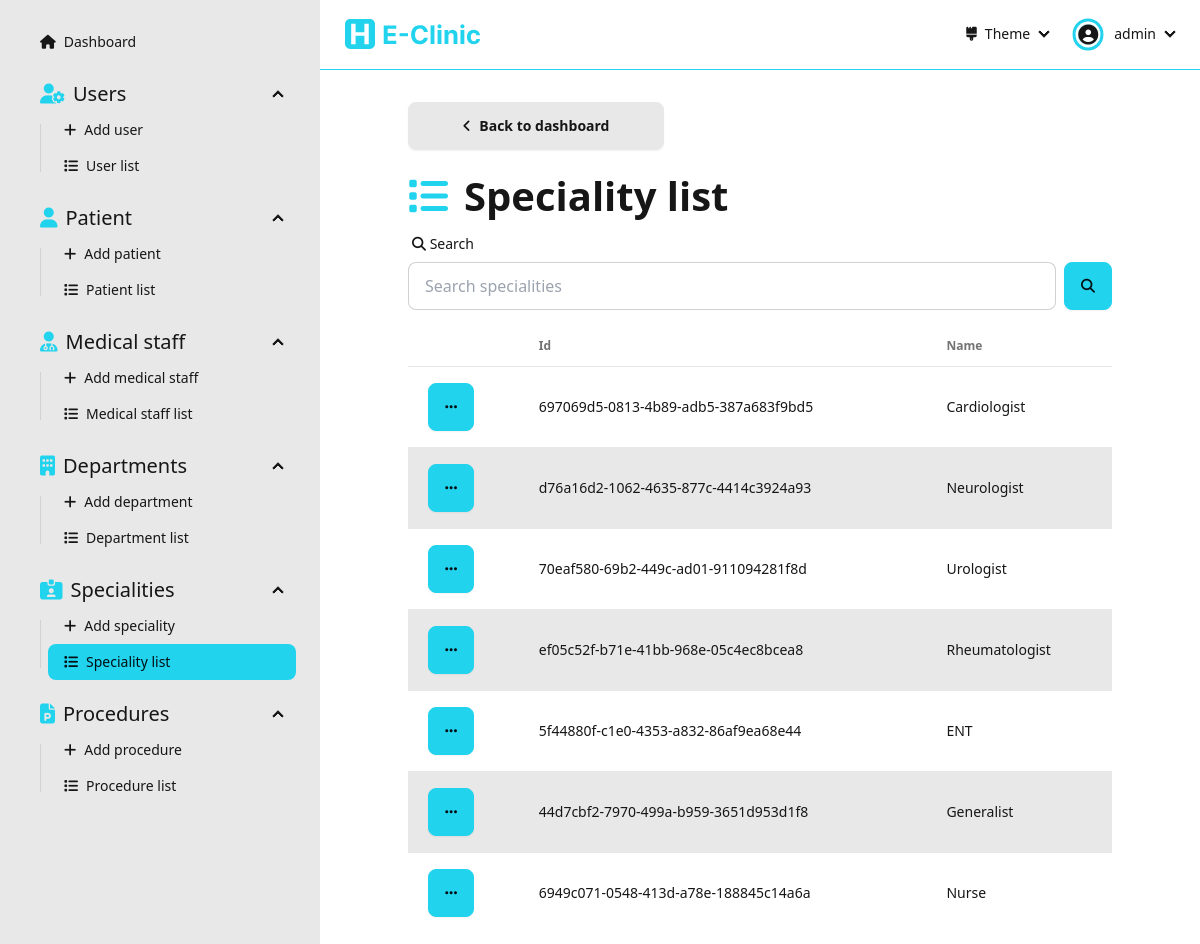
The app's page /dashboard/specialities/ (signed in) with its own data.
### Dashboard/models.py (models this page shows, shortened)
class Speciality(models.Model):
  id = models.UUIDField(primary_key=True, default=uuid.uuid4, editable=False)
  name = models.CharField(max_length=256, null=False, unique=True)

### Dashboard/views/speciality.py (the view)
# urls.py: path('dashboard/specialities/', speciality.specialityList, name='speciality-list'),
@login_required(login_url='sign-in')
def specialityList(request: HttpRequest):
  form = SearchForm(request.GET)
  specialities = []
  if form.is_valid():
    search = form.cleaned_data['search']
    specialities = Speciality.objects.filter(
      Q(id__icontains=search) |
      Q(name__icontains=search)
    )
  else:
    specialities = Speciality.objects.all()
  context = { 'specialities': specialities, 'form': form }
  return render(request, 'pages/speciality/speciality-list.html', context=context)

### Dashboard/forms.py
class SearchForm(forms.Form):
  search  = forms.CharField(required=False)

### Dashboard/templates/pages/speciality/speciality-list.html (shortened to what this page needs)
{% extends "layouts/dashboard.html" %}
{% load static %}
{% load widget_tweaks %}
{% block dashboard_content %}
  <div class="flex flex-1 flex-col items-center pb-[5rem]">
    <div class="flex flex-1 flex-col max-w-[90%] lg:max-w-[80%] justify-start w-full">
      <div class="flex mb-[1rem]">
        <a class="btn btn-wide" href="{% url "dashboard" %}"><i class="fas fa-angle-left"></i>Back to dashboard</a>
      </div>
      <div class="text-[30pt] font-bold"><i class="fas fa-list text-primary mr-[1rem]"></i>Speciality list</div>
      <form action="" method="get" class="mb-[1rem]">
        <label class="form-control w-full">
          <div class="label">
            <span class="label-text"><i class="fas fa-search"></i> Search</span>
          </div>
          <div class="flex">
            {% render_field form.search placeholder="Search specialities" type="text" class+="input input-bordered w-full" %}
            <button class="btn btn-primary ml-[0.5rem]"><i class="fas fa-search"></i></button>
          </div>
        </label>
      </form>
      {% if specialities.count > 0 %}
      <div class="overflow-x-auto flex-1 flex items-start">
        <table class="table table-pin-rows table-pin-cols table-zebra">
          <thead>
            <tr>
              <td></td>
              <td>Id</td>
              <td>Name</td>
            </tr>
          </thead>
          <tbody>
            {% for speciality in specialities %}
              <tr>
                <td>
                  <div class="dropdown">
                    <div tabindex="0" role="button" class="btn btn-primary m-1"><i class="fas fa-ellipsis"></i></div>
                  </div>
                </td>
                <td>{{speciality.id}}</td>
                <td>{{speciality.name}}</td>
              </tr>
            {% endfor %}
          </tbody>
        </table>
      </div>
      {% else %}
        <div class="flex flex-1 flex-col justify-center items-center h-full w-full">
          <img class="h-[30%]" src="{% static "assets/empty-list.svg" %}" alt="empty-list">
          <div class="text-[20pt]">The list is empty</div>
        </div>
      {% endif %}
    </div>
  </div>
{% endblock dashboard_content %}

### Dashboard/templates/components/navbar-dashboard.html (shortened to what this page needs)
{% load static %}
<div class="navbar bg-base-100 border-b-primary border-b-[1px] mb-[2rem] sticky top-0 z-40">
  <div class="flex-1">
    <a class="btn btn-ghost hidden md:flex" href="/dashboard">
      <img class="h-full py-[0.5rem]" src="{% static "assets/e-clinic-logo-name.svg" %}" alt="e-clinic logo">
    </a>
  </div>
  <div class="flex-none">
    <ul class="menu menu-horizontal px-1">
      <li>
        <details>
          <summary>
            <i class="fas fa-brush"></i> Theme
          </summary>
        </details>
      </li>
      <li>
        <details>
          <summary>
            <div class="rounded-full mr-[0.5rem] ring ring-primary ring-offset-base-100 ring-offset-[0.15rem] flex justify-center items-center pt-[0.05rem]">
              <i class="fas fa-user-circle text-[15pt]"></i>
            </div>
            {{user}}
          </summary>
        </details>
      </li>
    </ul>
  </div>
</div>

### records on screen
Speciality: id "697069d5-0813-4b89-adb5-387a683f9bd5", name "Cardiologist"
Speciality: id "d76a16d2-1062-4635-877c-4414c3924a93", name "Neurologist"
Speciality: id "70eaf580-69b2-449c-ad01-911094281f8d", name "Urologist"
Speciality: id "ef05c52f-b71e-41bb-968e-05c4ec8bcea8", name "Rheumatologist"
Speciality: id "5f44880f-c1e0-4353-a832-86af9ea68e44", name "ENT"
Speciality: id "44d7cbf2-7970-499a-b959-3651d953d1f8", name "Generalist"
Speciality: id "6949c071-0548-413d-a78e-188845c14a6a", name "Nurse"

### other values on screen
{{ user }} "admin"
